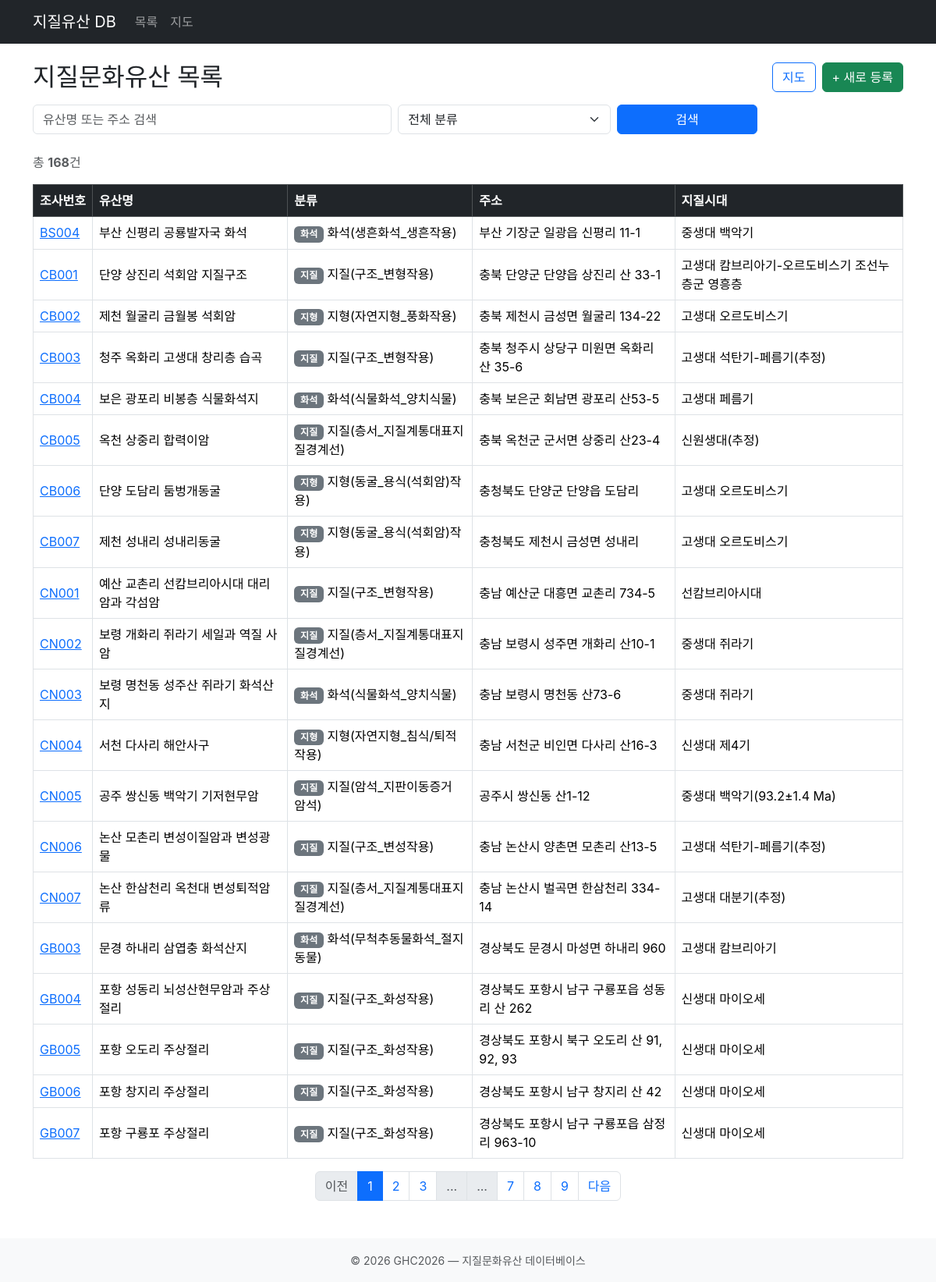
The page / on the database its author committed.
### tables this page shows
CREATE TABLE GEOLOGICAL_CULTURAL_HERITAGE (
    SURVEY_NO       TEXT PRIMARY KEY,
    SURVEY_YEAR     INTEGER,

    GCH_NM          TEXT,
    SURVEY_NM       TEXT,
    PSITN           TEXT,
    CTTPC           TEXT,
    AREA_NM         TEXT,
    GEOLGC_MAP_NM   TEXT,
    STRK_SDP        TEXT,

    TY1_CD          TEXT,
    TY1_DES         TEXT,
    TY2_CD          TEXT,
    TY2_DES         TEXT,
    TY3_CD          TEXT,
    TY3_DES         TEXT,

    GEOLGC_AGE      TEXT,
    RRSTV_RCK       TEXT,
    ADDRESS         TEXT,

    LAT             REAL,
    LON             REAL,

    CCLT_SCL        TEXT,
    RKFR_DES        TEXT,

    CREATE_DT       TEXT,
    CREATOR_ID      TEXT,

    FOREIGN KEY (TY1_CD) REFERENCES COMMON_CODE(CODE),
    FOREIGN KEY (TY2_CD) REFERENCES COMMON_CODE(CODE),
    FOREIGN KEY (TY3_CD) REFERENCES COMMON_CODE(CODE)
);

CREATE TABLE COMMON_CODE (
    CODE_SN     INTEGER PRIMARY KEY AUTOINCREMENT,
    CODE        TEXT,
    CODE_NM     TEXT,
    TOP_CD      TEXT,
    TOP_CD_NM   TEXT,
    MID_CD      TEXT,
    MID_CD_NM   TEXT,
    BOT_CD      TEXT,
    BOT_CD_NM   TEXT,
    UPPER_CD    TEXT,
    RGSDE       TEXT
);

### app/routers/heritage.py (the view)
@router.get("/", response_class=HTMLResponse)
def index(
    request: Request,
    q: str = "",
    ty: str = "",
    page: int = Query(1, ge=1),
    db: sqlite3.Connection = Depends(get_db),
):
    conditions = []
    params = []
    if q:
        conditions.append("(h.GCH_NM LIKE ? OR h.ADDRESS LIKE ?)")
        params.extend([f"%{q}%", f"%{q}%"])
    if ty:
        conditions.append("c1.TOP_CD = ?")
        params.append(ty)
    where = ("WHERE " + " AND ".join(conditions)) if conditions else ""
    count_sql = f"""
        SELECT COUNT(*) FROM GEOLOGICAL_CULTURAL_HERITAGE h
        LEFT JOIN COMMON_CODE c1 ON h.TY1_CD = c1.CODE
        {where}
    """
    total = db.execute(count_sql, params).fetchone()[0]
    total_pages = max(1, math.ceil(total / PAGE_SIZE))
    page = min(page, total_pages)
    list_sql = f"""
        SELECT h.SURVEY_NO, h.GCH_NM, h.TY1_DES, h.ADDRESS, h.GEOLGC_AGE,
               c1.TOP_CD_NM AS ty1_top_nm
        FROM GEOLOGICAL_CULTURAL_HERITAGE h
        LEFT JOIN COMMON_CODE c1 ON h.TY1_CD = c1.CODE
        {where}
        ORDER BY h.SURVEY_NO
        LIMIT ? OFFSET ?
    """
    rows = db.execute(list_sql, params + [PAGE_SIZE, (page - 1) * PAGE_SIZE]).fetchall()
    top_codes = db.execute(
        "SELECT DISTINCT TOP_CD, TOP_CD_NM FROM COMMON_CODE ORDER BY TOP_CD"
    ).fetchall()
    return templates.TemplateResponse(
        "index.html",
        {
            "request": request,
            "rows": rows,
            "q": q,
            "ty": ty,
            "page": page,
            "total_pages": total_pages,
            "total": total,
            "top_codes": top_codes,
        },
    )

### app/templates/index.html (shortened to what this page needs)
{% extends "base.html" %}
{% block content %}
<div class="d-flex justify-content-between align-items-center mb-3">
    <h2 class="mb-0">지질문화유산 목록</h2>
    <div class="d-flex gap-2">
        <a href="/map" class="btn btn-outline-primary">지도</a>
        <a href="/heritage/new" class="btn btn-success">+ 새로 등록</a>
    </div>
</div>
<form method="get" action="/" class="row g-2 mb-4">
    <div class="col-md-5">
        <input type="text" name="q" class="form-control" placeholder="유산명 또는 주소 검색" value="{{ q }}">
    </div>
    <div class="col-md-3">
        <select name="ty" class="form-select">
            <option value="">전체 분류</option>
        </select>
    </div>
    <div class="col-md-2">
        <button type="submit" class="btn btn-primary w-100">검색</button>
    </div>
</form>
<p class="text-muted">총 <strong>{{ total }}</strong>건</p>
{% if rows %}
<div class="table-responsive">
    <table class="table table-hover table-bordered align-middle">
        <thead class="table-dark">
            <tr>
                <th>조사번호</th>
                <th>유산명</th>
                <th>분류</th>
                <th>주소</th>
                <th>지질시대</th>
            </tr>
        </thead>
        <tbody>
            {% for r in rows %}
            <tr>
                <td>
                    <a href="/heritage/{{ r.SURVEY_NO }}">{{ r.SURVEY_NO }}</a>
                </td>
                <td>{{ r.GCH_NM or '-' }}</td>
                <td>
                    {% if r.ty1_top_nm %}
                    <span class="badge bg-secondary">{{ r.ty1_top_nm }}</span>
                    {% endif %}
                    {{ r.TY1_DES or '' }}
                </td>
                <td>{{ r.ADDRESS or '-' }}</td>
                <td>{{ r.GEOLGC_AGE or '-' }}</td>
            </tr>
            {% endfor %}
        </tbody>
    </table>
</div>
{% if total_pages > 1 %}
<nav>
    <ul class="pagination justify-content-center">
        <li class="page-item {% if page <= 1 %}disabled{% endif %}">
            <a class="page-link" href="?q={{ q }}&ty={{ ty }}&page={{ page - 1 }}">이전</a>
        </li>
        {% for p in range(1, total_pages + 1) %}
            {% if p == page %}
            <li class="page-item active"><span class="page-link">{{ p }}</span></li>
            {% elif p <= 3 or p > total_pages - 3 or (p >= page - 2 and p <= page + 2) %}
            <li class="page-item">
                <a class="page-link" href="?q={{ q }}&ty={{ ty }}&page={{ p }}">{{ p }}</a>
            </li>
            {% elif p == 4 or p == total_pages - 3 %}
            <li class="page-item disabled"><span class="page-link">...</span></li>
            {% endif %}
        {% endfor %}
        <li class="page-item {% if page >= total_pages %}disabled{% endif %}">
            <a class="page-link" href="?q={{ q }}&ty={{ ty }}&page={{ page + 1 }}">다음</a>
        </li>
    </ul>
</nav>
{% endif %}
{% else %}
<div class="alert alert-info">조회된 데이터가 없습니다.</div>
{% endif %}
{% endblock %}

### app/templates/base.html (shortened to what this page needs)
<!DOCTYPE html>
<html lang="ko">
<head>
    <link href="https://cdn.jsdelivr.net/npm/bootstrap@5.3.3/dist/css/bootstrap.min.css" rel="stylesheet">
    <link href="/static/style.css" rel="stylesheet">
</head>
<body>
    <nav class="navbar navbar-expand-lg navbar-dark bg-dark">
        <div class="container">
            <a class="navbar-brand" href="/">지질유산 DB</a>
            <div class="collapse navbar-collapse" id="navbarNav">
                <ul class="navbar-nav">
                    <li class="nav-item">
                        <a class="nav-link" href="/">목록</a>
                    </li>
                    <li class="nav-item">
                        <a class="nav-link" href="/map">지도</a>
                    </li>
                </ul>
            </div>
        </div>
    </nav>
    <main class="container my-4">
        {% block content %}{% endblock %}
    </main>
    <footer class="bg-light text-center text-muted py-3 mt-5">
        <div class="container">
            <small>&copy; 2026 GHC2026 — 지질문화유산 데이터베이스</small>
        </div>
    </footer>
</body>
</html>

### app/static/style.css (style rules this page uses)
body { font-family: -apple-system, BlinkMacSystemFont, "Segoe UI", Roboto, "Noto Sans KR", sans-serif; }
.table th { white-space: nowrap; }

### rows shown on the page
GEOLOGICAL_CULTURAL_HERITAGE: SURVEY_NO "BS004", GCH_NM "부산 신평리 공룡발자국 화석", ty1_top_nm "화석", TY1_DES "화석(생흔화석_생흔작용)", ADDRESS "부산 기장군 일광읍 신평리 11-1", GEOLGC_AGE "중생대 백악기"
GEOLOGICAL_CULTURAL_HERITAGE: SURVEY_NO "CB001", GCH_NM "단양 상진리 석회암 지질구조", ty1_top_nm "지질", TY1_DES "지질(구조_변형작용)", ADDRESS "충북 단양군 단양읍 상진리 산 33-1", GEOLGC_AGE "고생대 캄브리아기-오르도비스기 조선누층군 영흥층"
GEOLOGICAL_CULTURAL_HERITAGE: SURVEY_NO "CB002", GCH_NM "제천 월굴리 금월봉 석회암", ty1_top_nm "지형", TY1_DES "지형(자연지형_풍화작용)", ADDRESS "충북 제천시 금성면 월굴리 134-22", GEOLGC_AGE "고생대 오르도비스기"
GEOLOGICAL_CULTURAL_HERITAGE: SURVEY_NO "CB003", GCH_NM "청주 옥화리 고생대 창리층 습곡", ty1_top_nm "지질", TY1_DES "지질(구조_변형작용)", ADDRESS "충북 청주시 상당구 미원면 옥화리 산 35-6", GEOLGC_AGE "고생대 석탄기-페름기(추정)"
GEOLOGICAL_CULTURAL_HERITAGE: SURVEY_NO "CB004", GCH_NM "보은 광포리 비봉층 식물화석지", ty1_top_nm "화석", TY1_DES "화석(식물화석_양치식물)", ADDRESS "충북 보은군 회남면 광포리 산53-5", GEOLGC_AGE "고생대 페름기"
GEOLOGICAL_CULTURAL_HERITAGE: SURVEY_NO "CB005", GCH_NM "옥천 상중리 합력이암", ty1_top_nm "지질", TY1_DES "지질(층서_지질계통대표지질경계선)", ADDRESS "충북 옥천군 군서면 상중리 산23-4", GEOLGC_AGE "신원생대(추정)"
GEOLOGICAL_CULTURAL_HERITAGE: SURVEY_NO "CB006", GCH_NM "단양 도담리 둠벙개동굴", ty1_top_nm "지형", TY1_DES "지형(동굴_용식(석회암)작용)", ADDRESS "충청북도 단양군 단양읍 도담리", GEOLGC_AGE "고생대 오르도비스기"
GEOLOGICAL_CULTURAL_HERITAGE: SURVEY_NO "CB007", GCH_NM "제천 성내리 성내리동굴", ty1_top_nm "지형", TY1_DES "지형(동굴_용식(석회암)작용)", ADDRESS "충청북도 제천시 금성면 성내리", GEOLGC_AGE "고생대 오르도비스기"
GEOLOGICAL_CULTURAL_HERITAGE: SURVEY_NO "CN001", GCH_NM "예산 교촌리 선캄브리아시대 대리암과 각섬암", ty1_top_nm "지질", TY1_DES "지질(구조_변형작용)", ADDRESS "충남 예산군 대흥면 교촌리 734-5", GEOLGC_AGE "선캄브리아시대"
GEOLOGICAL_CULTURAL_HERITAGE: SURVEY_NO "CN002", GCH_NM "보령 개화리 쥐라기 세일과 역질 사암", ty1_top_nm "지질", TY1_DES "지질(층서_지질계통대표지질경계선)", ADDRESS "충남 보령시 성주면 개화리 산10-1", GEOLGC_AGE "중생대 쥐라기"
GEOLOGICAL_CULTURAL_HERITAGE: SURVEY_NO "CN003", GCH_NM "보령 명천동 성주산 쥐라기 화석산지", ty1_top_nm "화석", TY1_DES "화석(식물화석_양치식물)", ADDRESS "충남 보령시 명천동 산73-6", GEOLGC_AGE "중생대 쥐라기"
GEOLOGICAL_CULTURAL_HERITAGE: SURVEY_NO "CN004", GCH_NM "서천 다사리 해안사구", ty1_top_nm "지형", TY1_DES "지형(자연지형_침식/퇴적작용)", ADDRESS "충남 서천군 비인면 다사리 산16-3", GEOLGC_AGE "신생대 제4기"
GEOLOGICAL_CULTURAL_HERITAGE: SURVEY_NO "CN005", GCH_NM "공주 쌍신동 백악기 기저현무암", ty1_top_nm "지질", TY1_DES "지질(암석_지판이동증거 암석)", ADDRESS "공주시 쌍신동 산1-12", GEOLGC_AGE "중생대 백악기(93.2±1.4 Ma)"
GEOLOGICAL_CULTURAL_HERITAGE: SURVEY_NO "CN006", GCH_NM "논산 모촌리 변성이질암과 변성광물", ty1_top_nm "지질", TY1_DES "지질(구조_변성작용)", ADDRESS "충남 논산시 양촌면 모촌리 산13-5", GEOLGC_AGE "고생대 석탄기-페름기(추정)"
GEOLOGICAL_CULTURAL_HERITAGE: SURVEY_NO "CN007", GCH_NM "논산 한삼천리 옥천대 변성퇴적암류", ty1_top_nm "지질", TY1_DES "지질(층서_지질계통대표지질경계선)", ADDRESS "충남 논산시 벌곡면 한삼천리 334-14", GEOLGC_AGE "고생대 대분기(추정)"
GEOLOGICAL_CULTURAL_HERITAGE: SURVEY_NO "GB003", GCH_NM "문경 하내리 삼엽충 화석산지", ty1_top_nm "화석", TY1_DES "화석(무척추동물화석_절지동물)", ADDRESS "경상북도 문경시 마성면 하내리 960", GEOLGC_AGE "고생대 캄브리아기"
GEOLOGICAL_CULTURAL_HERITAGE: SURVEY_NO "GB004", GCH_NM "포항 성동리 뇌성산현무암과 주상절리", ty1_top_nm "지질", TY1_DES "지질(구조_화성작용)", ADDRESS "경상북도 포항시 남구 구룡포읍 성동리 산 262", GEOLGC_AGE "신생대 마이오세"
GEOLOGICAL_CULTURAL_HERITAGE: SURVEY_NO "GB005", GCH_NM "포항 오도리 주상절리", ty1_top_nm "지질", TY1_DES "지질(구조_화성작용)", ADDRESS "경상북도 포항시 북구 오도리 산 91, 92, 93", GEOLGC_AGE "신생대 마이오세"
GEOLOGICAL_CULTURAL_HERITAGE: SURVEY_NO "GB006", GCH_NM "포항 창지리 주상절리", ty1_top_nm "지질", TY1_DES "지질(구조_화성작용)", ADDRESS "경상북도 포항시 남구 창지리 산 42", GEOLGC_AGE "신생대 마이오세"
GEOLOGICAL_CULTURAL_HERITAGE: SURVEY_NO "GB007", GCH_NM "포항 구룡포 주상절리", ty1_top_nm "지질", TY1_DES "지질(구조_화성작용)", ADDRESS "경상북도 포항시 남구 구룡포읍 삼정리 963-10", GEOLGC_AGE "신생대 마이오세"

### other values the page prints
{{ total }} "168"
{{ p }} "1"
{{ p }} "2" "3" "7" "8" "9"
